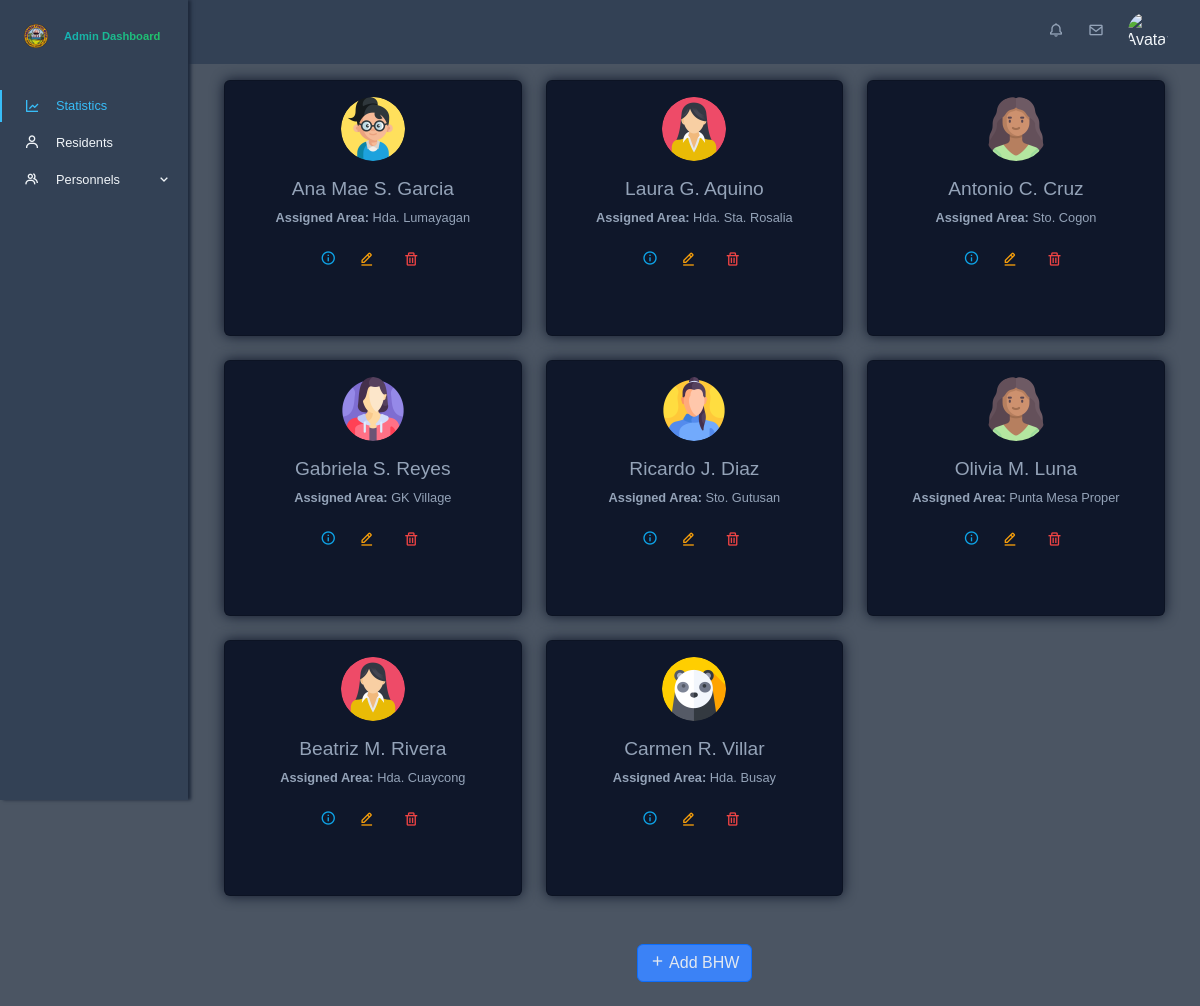
The app's page /app/views/admin/bhws.php, older data.
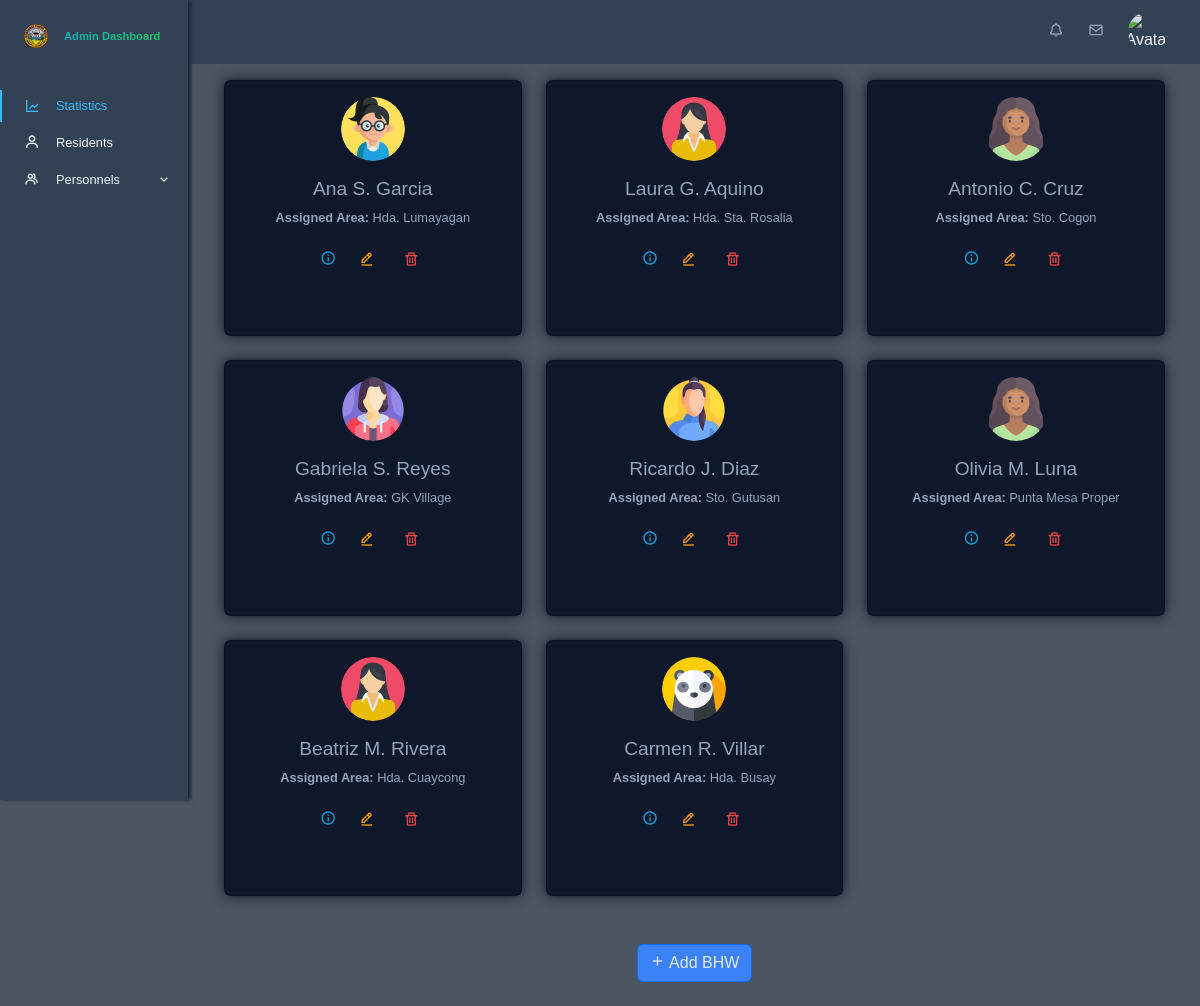
The same page, newer data.
### tables this page shows
CREATE TABLE `bhw` (
  `bhw_id` int(10) NOT NULL,
  `account_id` int(10) NOT NULL,
  `personal_info_id` int(10) NOT NULL,
  `assigned_area` int(10) NOT NULL,
  `date_started` date NOT NULL DEFAULT current_timestamp(),
  `employment_status` enum('active','inactive','on_leave') NOT NULL DEFAULT 'active'
);

CREATE TABLE `accounts` (
  `account_id` int(10) NOT NULL,
  `username` varchar(255) NOT NULL,
  `password` varchar(255) NOT NULL,
  `role` enum('admin','midwife','bhw','residents') NOT NULL,
  `profile_picture` varchar(255) DEFAULT NULL,
  `isArchived` tinyint(1) NOT NULL DEFAULT 0
);

CREATE TABLE `personal_information` (
  `personal_info_id` int(10) NOT NULL,
  `lastname` varchar(255) NOT NULL,
  `firstname` varchar(255) NOT NULL,
  `middlename` varchar(255) NOT NULL,
  `date_of_birth` date DEFAULT NULL,
  `civil_status` enum('Single','Married','Widowed','Legally Separated') DEFAULT NULL,
  `educational_attainment` enum('Elementary Graduate','Elementary Undergraduate','Highschool Graduate','Highschool Undergraduate','College Graduate','College Undergraduate') DEFAULT NULL,
  `occupation` varchar(255) DEFAULT NULL,
  `religion` varchar(100) DEFAULT NULL,
  `citizenship` varchar(100) DEFAULT NULL,
  `address_id` int(10) NOT NULL,
  `sex` enum('male','female') NOT NULL,
  `phone_number` varchar(20) NOT NULL,
  `email` varchar(255) NOT NULL,
  `id_picture` varchar(255) DEFAULT NULL,
  `created_at` datetime NOT NULL DEFAULT current_timestamp(),
  `updated_at` datetime NOT NULL DEFAULT current_timestamp()
);

CREATE TABLE `address` (
  `address_id` int(10) NOT NULL,
  `address_name` varchar(255) NOT NULL,
  `address_type` enum('hda','sitio') NOT NULL
);

### app/models/get_bhws.php (called while the page is built)
<?php
function getBhwData($conn) {
    $sql = "SELECT
            bhw.bhw_id AS bhw_id,
            bhw.account_id AS account_id,
            bhw.personal_info_id AS personal_info_id,
            bhw.assigned_area AS assigned_area,
            bhw.date_started AS date_started,
            bhw.employment_status AS employment_status,
            personal_information.lastname AS lastname,
            personal_information.firstname AS firstname,
            personal_information.middlename AS middlename,
            personal_information.date_of_birth AS date_of_birth,
            TIMESTAMPDIFF(YEAR, personal_information.date_of_birth, CURDATE()) AS age,
            personal_information.civil_status AS civil_status,
            personal_information.educational_attainment AS educational_attainment,
            personal_information.occupation AS occupation,
            personal_information.religion AS religion,
            personal_information.citizenship AS citizenship,
            personal_information.sex AS sex,
            personal_information.phone_number AS phone_number,
            personal_information.email AS email,
            personal_information.created_at AS created_at,
            personal_information.updated_at AS updated_at,
            accounts.username AS username,
            accounts.profile_picture AS profile_picture,
            accounts.isArchived AS isArchived,
            personal_address.address_name AS personal_address_name,  -- Personal address
            assigned_address.address_name AS assigned_area_name      -- Assigned area address
            FROM bhw
            INNER JOIN personal_information ON bhw.personal_info_id = personal_information.personal_info_id
            INNER JOIN accounts ON bhw.account_id = accounts.account_id
            INNER JOIN address AS personal_address ON personal_information.address_id = personal_address.address_id  -- Join for personal address
            INNER JOIN address AS assigned_address ON bhw.assigned_area = assigned_address.address_id
            WHERE accounts.isArchived = 0";
    $result = mysqli_query($conn, $sql);
    $bhw_data = [];
    if (mysqli_num_rows($result) > 0) {
        while ($row = mysqli_fetch_assoc($result)) {
            $bhw_data[] = $row;
        }
    }
    return $bhw_data;
}
$bhw_data = getBhwData($conn);
?>

### app/views/admin/bhws.php (shortened to what this page needs)
<?php
require './config/db_config.php';
require './app/models/get_bhws.php';
?>
<!DOCTYPE html>
<html lang="en">
<head>
    <?php require './app/views/globals/head.php'; ?>
    <link rel="stylesheet" href="./public/css/admin.css">
    <link rel="stylesheet" href="./public/css/admin-bhws.css">
</head>
<body id="body-pd">
    <?php require 'partials/top_navigation.php'; ?>
    <?php require 'partials/sidebar.php'; ?>
    <div class="height-100 main-content container">
        <div class="row">
            <?php if (!empty($bhw_data)): ?>
                <?php foreach ($bhw_data as $bhw): ?>
                    <div class="col-md-4 mb-4" id="bhw-card-<?= $bhw['bhw_id']; ?>">
                        <div class="card text-center">
                            <img src="<?= !empty($bhw['profile_picture']) ? $bhw['profile_picture'] : './public/images/avatar-panda.png'; ?>" class="card-img-top rounded-circle mx-auto mt-3" alt="Profile Picture">
                            <div class="card-body">
                                <h5 class="card-title">
                                    <?= htmlspecialchars($bhw['firstname'] . ' ' . substr($bhw['middlename'], 0, 1) . '. ' . $bhw['lastname']); ?>
                                </h5>
                                <p class="card-text"><strong>Assigned Area:</strong> <?= htmlspecialchars($bhw['assigned_area_name']); ?></p>
                                <div class="mt-3">
                                    <button type="button" data-bs-toggle="modal" data-bs-target="#bhwModal<?= $bhw['bhw_id']; ?>">
                                        <i class='bx bx-info-circle'></i>
                                    </button>
                                    <button type="button" class="btn btn-warning" data-bs-toggle="modal" data-bs-target="#editBhwModal<?= $bhw['bhw_id']; ?>">
                                        <i class="bx bx-edit-alt"></i>
                                    </button>
                                    <button type="button" class="btn btn-danger delete-bhw" data-bhw-id="<?= $bhw['bhw_id']; ?>">
                                        <i class="bx bx-trash"></i>
                                    </button>
                                </div>
                            </div>
                        </div>
                    </div>
                <?php endforeach; ?>
            <?php else: ?>
                <p>No Barangay Health Workers found.</p>
            <?php endif; ?>
            <div class="col-12 text-center mt-4 mb-4">
                <button type="button" class="btn btn-primary" data-bs-toggle="modal" data-bs-target="#addBhwModal">
                    <i class="bx bx-plus"></i> Add BHW
                </button>
            </div>
        </div>
    </div>
</body>
</html>

### app/views/globals/head.php (shortened to what this page needs)
<link href="https://cdn.jsdelivr.net/npm/bootstrap@5.3.3/dist/css/bootstrap.min.css" rel="stylesheet">
<link rel="stylesheet" href="https://cdnjs.cloudflare.com/ajax/libs/font-awesome/6.0.0-beta3/css/all.min.css">
<link rel="stylesheet" href="https://cdn.jsdelivr.net/npm/boxicons@latest/css/boxicons.min.css">
<link rel="stylesheet" href="https://cdn.jsdelivr.net/npm/bootstrap-icons@1.11.3/font/bootstrap-icons.css">

### app/views/admin/partials/top_navigation.php (shortened to what this page needs)
<header class="header" id="header">
    <div class="header_toggle">
    </div>
    <div class="avatar-menu">
        <div class="header_notifications">
            <i class='bx bx-bell nav_icon'></i>
        </div>
        <div class="header_messages">
            <i class='bx bx-envelope nav_icon'></i>
        </div>
        <div class="header_img">
            <img src="https://media.licdn.com/dms/image/D4E03AQE0NQBonGpnZw/profile-displayphoto-shrink_800_800/0/1676439696857?e=1728518400&v=beta&t=HgnEAyADaiwrZM8oMCUN9jLqZkQa6cenX5WaayXKV2k"
                alt="Avatar"
                id="avatar"
                data-bs-toggle="popover"
                data-bs-trigger="focus"
                data-bs-html="true"
                data-bs-content="<ul class='list-group'>
                                    <li class='list-group-item'>
                                        <a href='#'><i class='bx bx-user'></i> Profile</a>
                                    </li>
                                    <li class='list-group-item'>
                                        <a href='#'><i class='bx bx-cog'></i> Settings</a>
                                    </li>
                                    <li class='list-group-item'>
                                        <a href='#' class='logout-text'><i class='bx bx-log-out'></i> Logout</a>
                                    </li>
                                </ul>"
                tabindex="0">
        </div>
    </div>
</header>

### app/views/admin/partials/sidebar.php (shortened to what this page needs)
<div class="l-navbar show" id="nav-bar">
    <nav class="nav">
        <div>
            <a href="/bhcmis/admin" class="nav_logo gradient-text">
                <img src="./public/images/punta_mesa_logo.png" alt="Logo" class="admin-logo">
                <span class="nav_logo-name">Admin Dashboard</span>
            </a>
            <div class="nav_list">
                <?php
                $current_page = $_SERVER['REQUEST_URI'];
                ?>
                <a href="/bhcmis/admin" class="nav_link <?= strpos($current_page, '/admin') !== false && strpos($current_page, '/admin-residents') === false && strpos($current_page, '/admin/personnels') === false && strpos($current_page, '/admin-midwife') === false && strpos($current_page, '/admin-bhws') === false ? 'active' : '' ?>">
                    <i class='bx bx-line-chart nav_icon'></i>
                    <span class="nav_name">Statistics</span>
                </a>
                <a href="/bhcmis/admin-residents" class="nav_link <?= strpos($current_page, '/admin-residents') !== false ? 'active' : '' ?>">
                    <i class='bx bx-user nav_icon'></i>
                    <span class="nav_name">Residents</span>
                </a>
                <div class="nav-item">
                    <a class="nav_link collapsible-link <?= (strpos($current_page, '/admin/personnels') !== false || strpos($current_page, '/admin-midwife') !== false || strpos($current_page, '/admin-bhws') !== false) ? 'active' : '' ?>"
                       href="#collapseSubLinks"
                       data-bs-toggle="collapse"
                       aria-expanded="<?= (strpos($current_page, '/admin/personnels') !== false || strpos($current_page, '/admin-midwife') !== false || strpos($current_page, '/admin-bhws') !== false) ? 'true' : 'false' ?>"
                       aria-controls="collapseSubLinks"
                       style="display: flex; align-items: center;">
                        <i class='bx bx-group nav_icon'></i>
                        <span class="nav_name">Personnels</span>
                        <i class='bx bx-chevron-down nav_icon ms-auto'></i>
                    </a>
                </div>
            </div>
        </div>
    </nav>
</div>

### public/css/admin.css (style rules this page uses)
:root { --header-height: 3rem; --nav-width: 2rem; --first-color: #334155; --first-color-light: #AFA5D9; --white-color: #F7F6FB; --body-font: 'Poppins', sans-serif; --normal-font-size: 1rem; --z-fixed: 100; }
body { position: relative; margin: var(--header-height) 0 0 0; padding: 0 1rem; font-family: var(--body-font); font-size: var(--normal-font-size); background-color: #4b5563; color: #f1f5f9; }
.header { width: 100%; height: var(--header-height); position: fixed; top: 0; left: 0; display: flex; align-items: center; justify-content: space-between; padding: 0 1rem; background-color: var(--first-color); z-index: var(--z-fixed); }
.avatar-menu { display: flex; align-items: center; gap: 1.5rem; position: relative; }
.avatar-menu i { color: #94a3b8; }
.header_toggle { font-size: 1.5rem; cursor: pointer; margin-left: 0.2rem; }
.header_img { width: 35px; height: 35px; display: flex; justify-content: center; border-radius: 50%; overflow: hidden; cursor: pointer; }
.header_img img { width: 40px; }
.admin-logo { width: 1.5rem; }
.l-navbar { position: fixed; top: 0; width: var(--nav-width); height: 100vh; overflow-y: auto; background-color: var(--first-color); padding: .5rem 1rem 0 0; z-index: 1030; box-shadow: 0.2rem 0 0.2rem #1e293b; }
.nav { height: 100%; display: flex; flex-direction: column; justify-content: space-between; overflow: hidden; }
.nav_logo, .nav_link { display: grid; grid-template-columns: max-content max-content; align-items: center; column-gap: 1rem; padding: .5rem 0 .5rem 1.5rem; }
.nav_logo { margin-bottom: 2rem; }
.nav_logo-name { font-weight: 700; font-size: 0.7rem; }
.nav_link { position: relative; color: #f1f5f9; margin-bottom: 0.1rem; transition: .3s; font-size: 0.8rem; }
.nav_icon { font-size: 1rem; }
.show { left: 0; }
.active { color: #38bdf8; }
.active::before { content: ''; position: absolute; left: 0; width: 2px; height: 32px; background-color: #38bdf8; }
.height-100 { height: 100vh; }
@media screen and (min-width: 768px) { body { margin: calc(var(--header-height) + 1rem) 0 0 0; padding-left: calc(var(--nav-width) + 2rem); } }
@media screen and (min-width: 768px) { .header { height: calc(var(--header-height) + 1rem); padding: 0 2rem 0 calc(var(--nav-width) + 2rem); } }
@media screen and (min-width: 768px) { .header_img { width: 40px; height: 40px; } }
@media screen and (min-width: 768px) { .header_img img { width: 45px; } }
@media screen and (min-width: 768px) { .l-navbar { left: 0; padding: 1rem 1rem 0 0; } }
@media screen and (min-width: 768px) { .show { width: calc(var(--nav-width) + 156px); } }
.main-content { margin: 5rem auto; z-index: var(--z-fixed); padding-left: 10rem; padding-right: 1.2rem; }
.btn-primary { background-color: #3b82f6; }
a { text-decoration: none; }
.gradient-text { background-image: linear-gradient(to right, #0ea5e9, #22c55e); -webkit-background-clip: text; background-clip: text; color: transparent; }

### public/css/admin-bhws.css (style rules this page uses)
.card { background-color: #0f172a !important; color: #94a3b8; height: 16rem; box-shadow: 0 0 0.8rem #0f172a; }
.card img { height: 4rem; width: 4rem; }
.card button { border: none; background-color: transparent !important; font-size: 1rem; }
.card .bx-edit-alt { color: #f59e0b; }
.card .bx-info-circle { color: #0ea5e9; }
.card .bx-trash { color: #ef4444; }
.card-text { font-size: 0.8rem; }
.card-title { font-size: 1.2rem; }
.btn-primary { color: #e2e8f0; }

Row changes from the older to the newer data that the page shows:
changed bhw "Hda. Lumayagan": personal_info.lastname "Ana Mae S. Garcia" → "Ana S. Garcia"
